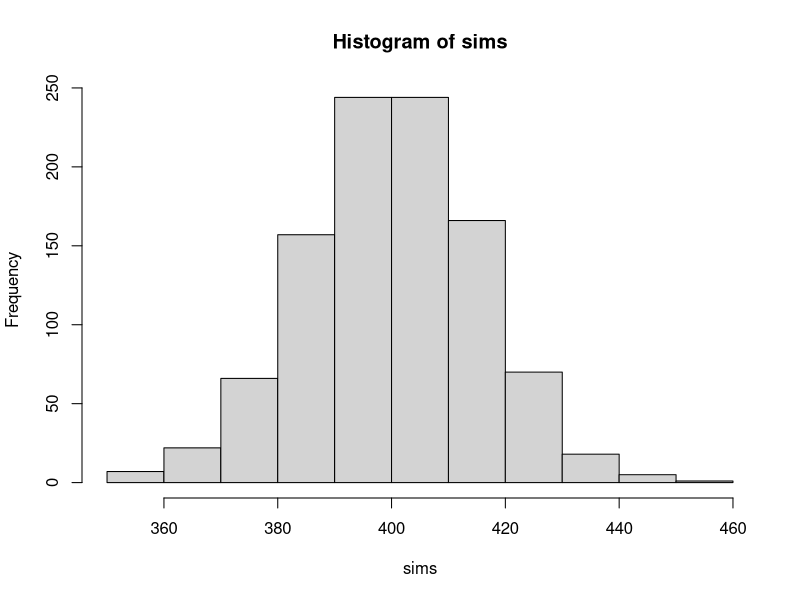
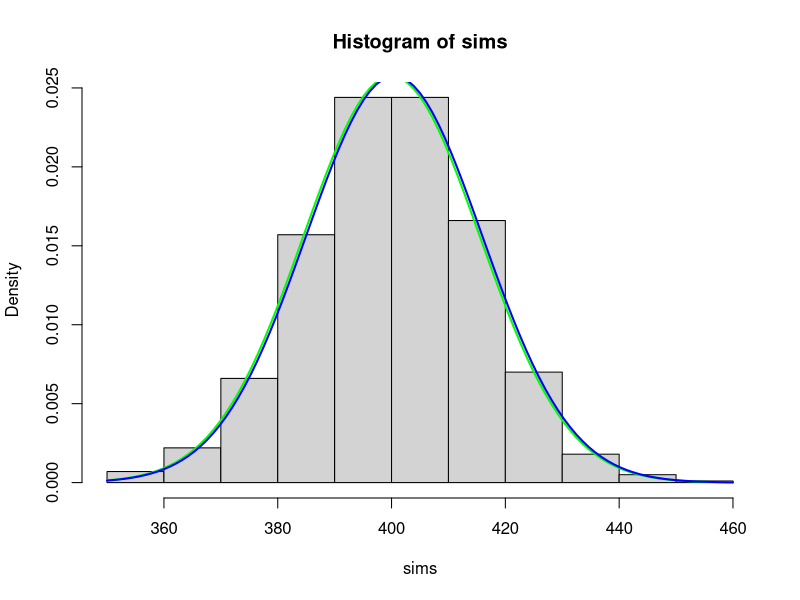
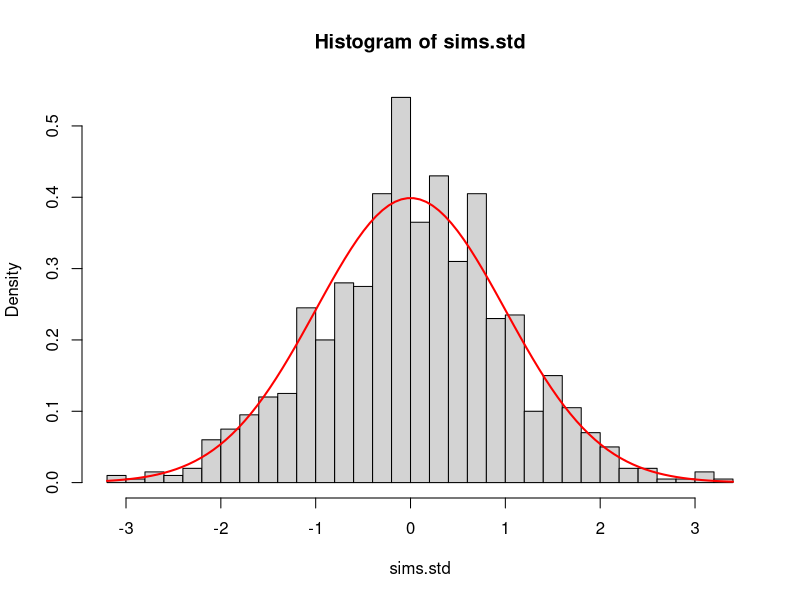

Here is the R script that generated these plots, in order:
trials=1000
suc=0.4

nsims=1000
sims=rbinom(nsims, size=trials, prob=suc)
hist(sims)

#area under the histogram should be 1
hist(sims, prob=TRUE)

#superimpose the normal density
#theoretical mean
mu=trials*suc
#theoretical standard deviation
sigma=sqrt(trials*suc*(1-suc))
curve(dnorm(x, mean=mu, sd=sigma), add=TRUE, lwd=2, col="green")

#fit the histogram 
#empirical mean
mu.hat=mean(sims)
#empirical standard deviation
sigma.hat=sd(sims)
curve(dnorm(x, mean=mu.hat, sd=sigma.hat), add=TRUE, lwd=2, 
      col="blue")

#in standard units
sims.std=(sims-mu)/sigma
hist(sims.std, breaks=25, prob=TRUE)
curve(dnorm(x), add=TRUE, lwd=2, col="red")
